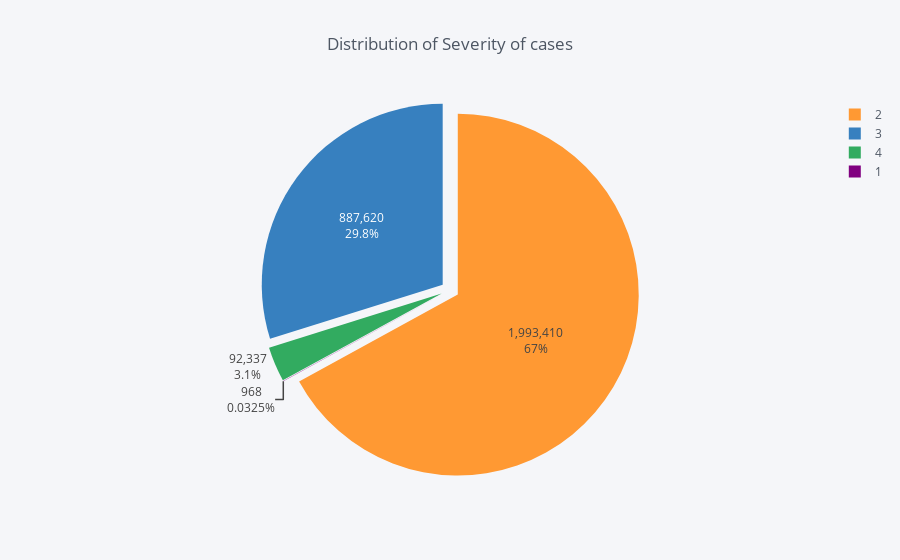

Here is the notebook cell this chart was saved with:
### Markdown cell above
## Plotting the severity distribution

### Code cell
(df_accident['Severity']
 .value_counts().compute()
 .reset_index()
 .iplot(kind='pie', labels='index', values='Severity', textinfo='value+percent', 
        pull=0.05, title='Distribution of Severity of cases'))

### Figure 1 — Plotly figure (JSON) as saved in the notebook; plotly's stock layout.template omitted (floating-point values rounded to 4 significant figures)
{"data": [{"labels": [2, 3, 4, 1], "marker": {"colors": ["rgba(255, 153, 51, 1.0)", "rgba(55, 128, 191, 1.0)", "rgba(50, 171, 96, 1.0)", "rgba(128, 0, 128, 1.0)"]}, "name": "", "pull": 0.05, "textinfo": "value+percent", "type": "pie", "values": [1993410, 887620, 92337, 968]}], "layout": {"legend": {"bgcolor": "#F5F6F9", "font": {"color": "#4D5663"}}, "paper_bgcolor": "#F5F6F9", "plot_bgcolor": "#F5F6F9", "title": "Distribution of Severity of cases", "titlefont": {"color": "#4D5663"}}}
